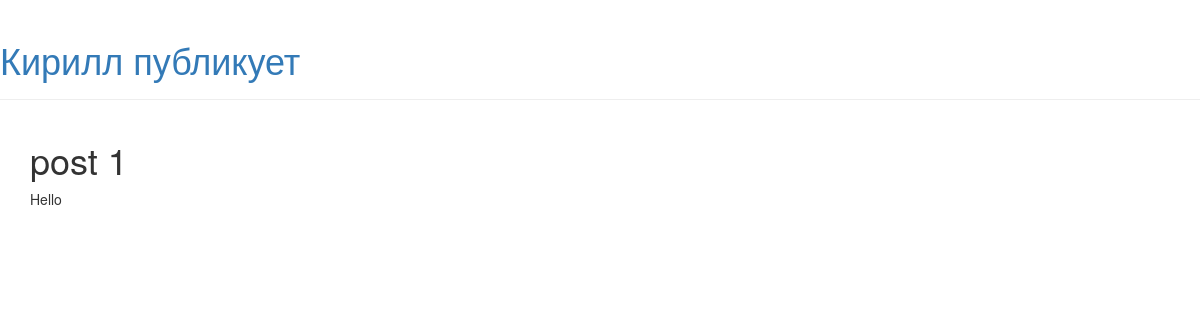
/post/1/, run on an earlier commit of the app's database.
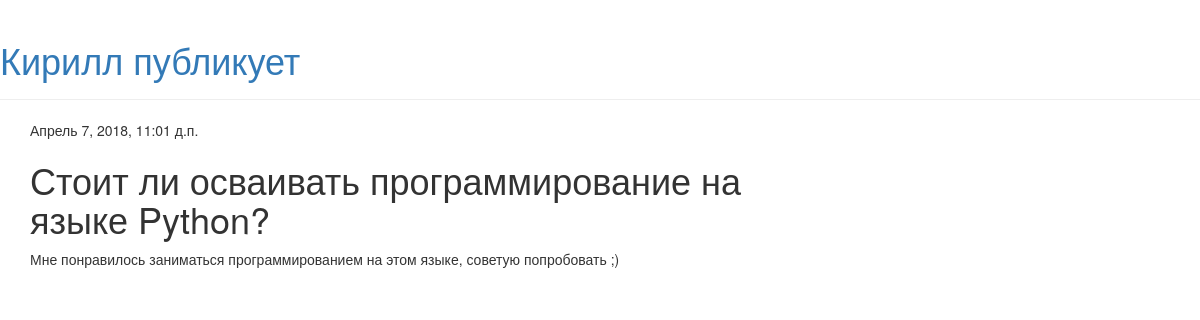
And on a later commit of the database.
### blog/models.py (models this page shows)
class Post(models.Model):
	author = models.ForeignKey('auth.User', on_delete=models.CASCADE)
	title = models.CharField(max_length=200)
	text = models.TextField()
	created_date = models.DateTimeField(
		default=timezone.now)
	published_date = models.DateTimeField(
		blank=True, null=True)

### blog/views.py (the view)
# urls.py: url(r'^post/(?P<pk>\d+)/$', views.post_detail, name='post_detail'),
def post_detail(request, pk):
	post = get_object_or_404(Post, pk=pk)
	return render(request, 'blog/post_detail.html', {'post': post})

### blog/templates/blog/post_detail.html
{% extends 'blog/base.html' %}
{% block content %}
	<div class="post">
		{% if post.published_date %}
			<div class="date">
				{{ post.published_date }}
			</div>
		{% endif %}
		<h1>{{ post.title }}</h1>
 		<p>{{ post.text|linebreaksbr }}</p>
	</div>
{% endblock %}

### blog/templates/blog/base.html (shortened to what this page needs)
<html>
	<head>
        <link rel="stylesheet" href="//maxcdn.bootstrapcdn.com/bootstrap/3.2.0/css/bootstrap.min.css"> <link rel="stylesheet" href="//maxcdn.bootstrapcdn.com/bootstrap/3.2.0/css/bootstrap-theme.min.css">
	</head>
	<body>
    <div class="page-header">
		<h1><a href="/">Кирилл публикует</a></h1>
	</div>
	<div class="content container">
		<div class="row">
			<div class="col-md-8">
			{% block content %}
			{% endblock %}
			</div>
		</div>
	</div>
    </body>
</html>

What changed in the data, as far as the page shows it:
changed Post: published_date (not shown) → "Апрель 7, 2018, 11:01 д.п."; title "post 1" → "Стоит ли осваивать программирование на языке Python?"; text "Hello" → "Мне понравилось заниматься программированием на этом языке, советую попробовать ;)"
